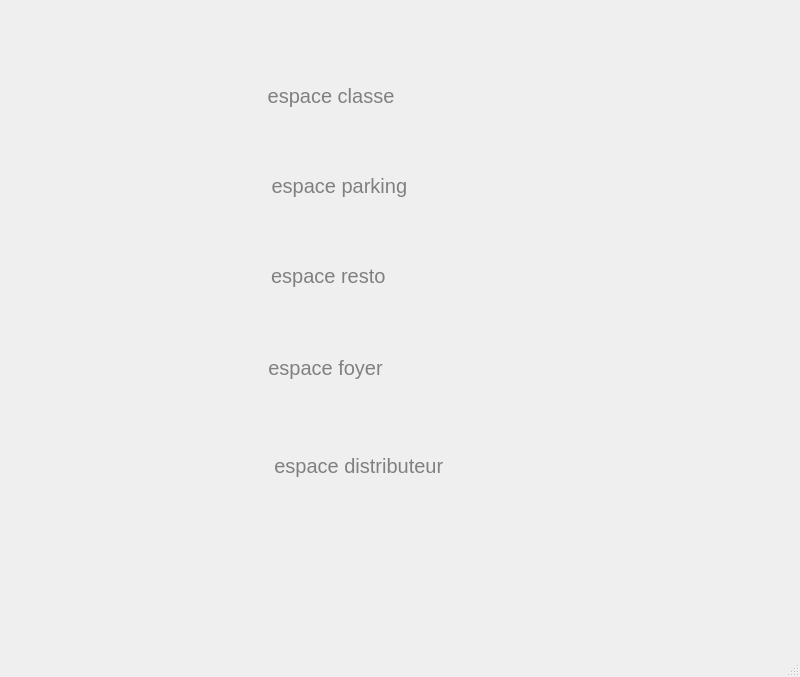
<?xml version="1.0" encoding="UTF-8"?>
<ui version="4.0">
 <class>integration</class>
 <widget class="QMainWindow" name="integration">
  <property name="geometry">
   <rect>
    <x>0</x>
    <y>0</y>
    <width>800</width>
    <height>677</height>
   </rect>
  </property>
  <property name="windowTitle">
   <string>MainWindow</string>
  </property>
  <widget class="QWidget" name="centralwidget">
   <widget class="QPushButton" name="pushButton">
    <property name="geometry">
     <rect>
      <x>200</x>
      <y>150</y>
      <width>251</width>
      <height>71</height>
     </rect>
    </property>
    <property name="styleSheet">
     <string notr="true">#pushButton {
background-color: transparent;
border-image: url(:/img/img/parking.jpg);
background: none;
border: none;
background-repeat: none;
color : gray ;

font-size: 20px;
}</string>
    </property>
    <property name="text">
     <string>     espace parking</string>
    </property>
   </widget>
   <widget class="QPushButton" name="pushButton_2">
    <property name="geometry">
     <rect>
      <x>200</x>
      <y>240</y>
      <width>251</width>
      <height>71</height>
     </rect>
    </property>
    <property name="styleSheet">
     <string notr="true">#pushButton_2 {
background-color: transparent;
border-image: url(:/img/img/resto.jpg);
background: none;
border: none;
background-repeat: none;
color : gray ;

font-size: 20px;
}</string>
    </property>
    <property name="text">
     <string> espace resto</string>
    </property>
   </widget>
   <widget class="QPushButton" name="pushButton_foyer">
    <property name="geometry">
     <rect>
      <x>200</x>
      <y>332</y>
      <width>251</width>
      <height>71</height>
     </rect>
    </property>
    <property name="styleSheet">
     <string notr="true">#pushButton_foyer {
background-color: transparent;
border-image: url(:/img/img/foyer.jpg);
background: none;
border: none;
background-repeat: none;
color : gray ;

font-size: 20px;
}</string>
    </property>
    <property name="text">
     <string>espace foyer</string>
    </property>
   </widget>
   <widget class="QPushButton" name="pushButton_3">
    <property name="geometry">
     <rect>
      <x>200</x>
      <y>60</y>
      <width>251</width>
      <height>71</height>
     </rect>
    </property>
    <property name="styleSheet">
     <string notr="true">#pushButton_3 {
background-color: transparent;
border-image: url(:/img/img/classe.jpg);
background: none;
border: none;
background-repeat: none;
color : gray ;

font-size: 20px;
}</string>
    </property>
    <property name="text">
     <string>  espace classe</string>
    </property>
   </widget>
   <widget class="QPushButton" name="pushButton_4">
    <property name="geometry">
     <rect>
      <x>200</x>
      <y>430</y>
      <width>251</width>
      <height>71</height>
     </rect>
    </property>
    <property name="styleSheet">
     <string notr="true">#pushButton_4 {
background-color: transparent;
border-image: url(:/img/img/distributeur.jpg);
background: none;
border: none;
background-repeat: none;
color : gray ;

font-size: 20px;
}</string>
    </property>
    <property name="text">
     <string>            espace distributeur</string>
    </property>
   </widget>
  </widget>
  <widget class="QMenuBar" name="menubar">
   <property name="geometry">
    <rect>
     <x>0</x>
     <y>0</y>
     <width>800</width>
     <height>21</height>
    </rect>
   </property>
  </widget>
  <widget class="QStatusBar" name="statusbar"/>
 </widget>
 <resources/>
 <connections/>
</ui>
